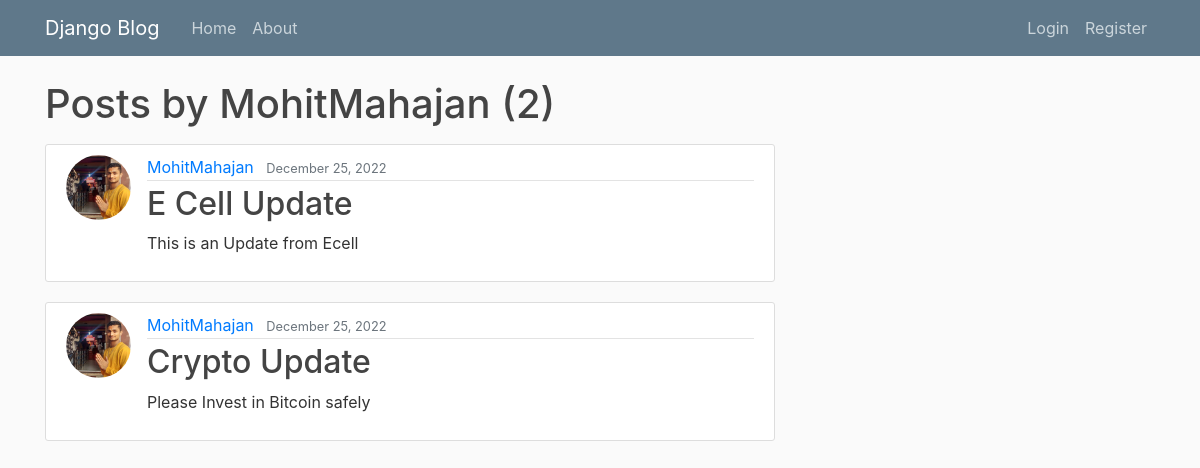
Page /user/MohitMahajan on the committed database.
### blog/models.py (models this page shows, shortened)
class Post(models.Model):
    title=models.CharField(max_length=100)
    content=models.TextField()
    date_posted=models.DateTimeField(default=timezone.now)
    author=models.ForeignKey(User,on_delete=models.CASCADE)

### users/models.py (models this page shows, shortened)
class Profile(models.Model):
    user = models.OneToOneField(User, on_delete=models.CASCADE)
    image = models.ImageField(default='default.jpg', upload_to='profile_pics')

### blog/views.py (the view)
# urls.py: path('user/<str:username>', UserPostListView.as_view(), name='user-posts'),
class UserPostListView(ListView):
    model = Post
    template_name = 'blog/user_posts.html'  # <app>/<model>_<viewtype>.html
    context_object_name = 'posts'
    paginate_by = 2
    def get_queryset(self):
        user = get_object_or_404(User, username=self.kwargs.get('username'))
        return Post.objects.filter(author=user).order_by('-date_posted')

### blog/templates/blog/user_posts.html (shortened to what this page needs)
{% extends "blog/base.html" %}
{% block content %}
    <h1 class="mb-3">Posts by {{ view.kwargs.username }} ({{ page_obj.paginator.count }})</h1>
    {% for post in posts %}
        <article class="media content-section">
          <img class="rounded-circle article-img" src="{{ post.author.profile.image.url }}">
          <div class="media-body">
            <div class="article-metadata">
              <a class="mr-2" href="{% url 'user-posts' post.author.username %}">{{ post.author }}</a>
              <small class="text-muted">{{ post.date_posted|date:"F d, Y" }}</small>
            </div>
            <h2><a class="article-title" href="{% url 'post-detail' post.id %}">{{ post.title }}</a></h2>
            <p class="article-content">{{ post.content }}</p>
          </div>
        </article>
    {% endfor %}
{% endblock content %}

### blog/static/blog/main.css (style rules this page uses)
body { background: #fafafa; color: #333333; margin-top: 5rem; }
h1, h2, h3, h4, h5, h6 { color: #444444; }
.content-section { background: #ffffff; padding: 10px 20px; border: 1px solid #dddddd; border-radius: 3px; margin-bottom: 20px; }
.article-title { color: #444444; }
.article-content { white-space: pre-line; }
.article-img { height: 65px; width: 65px; margin-right: 16px; }
.article-metadata { padding-bottom: 1px; margin-bottom: 4px; border-bottom: 1px solid #e3e3e3 }

### rows in the picture
Post: author.profile.image (picture), author "MohitMahajan", date_posted "December 25, 2022", title "E Cell Update", content "This is an Update from Ecell"
Post: author.profile.image (picture), author "MohitMahajan", date_posted "December 25, 2022", title "Crypto Update", content "Please Invest in Bitcoin safely"

### other values in the picture
{{ view.kwargs.username }} "MohitMahajan"
{{ page_obj.paginator.count }} "2"
